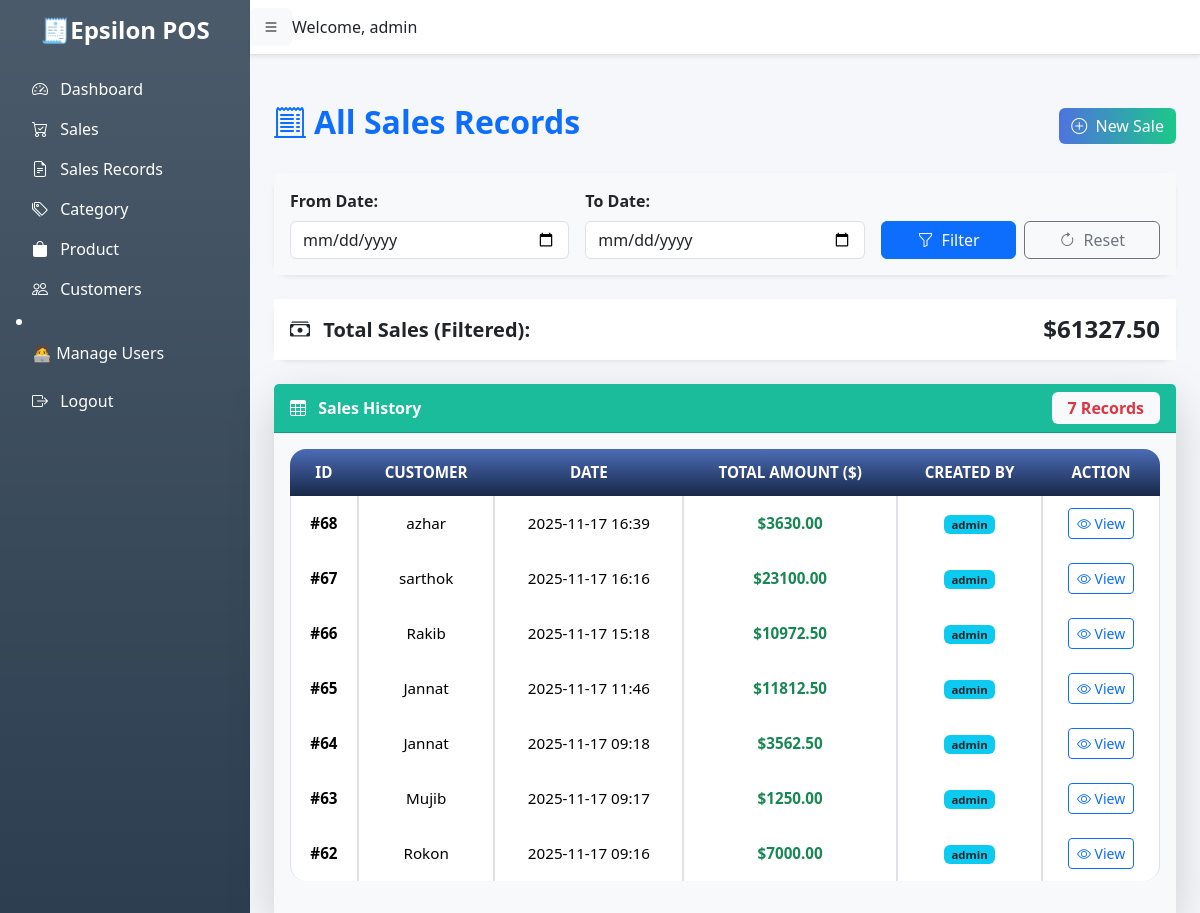
The page /sales-records/ (signed in) on the database as committed earlier.
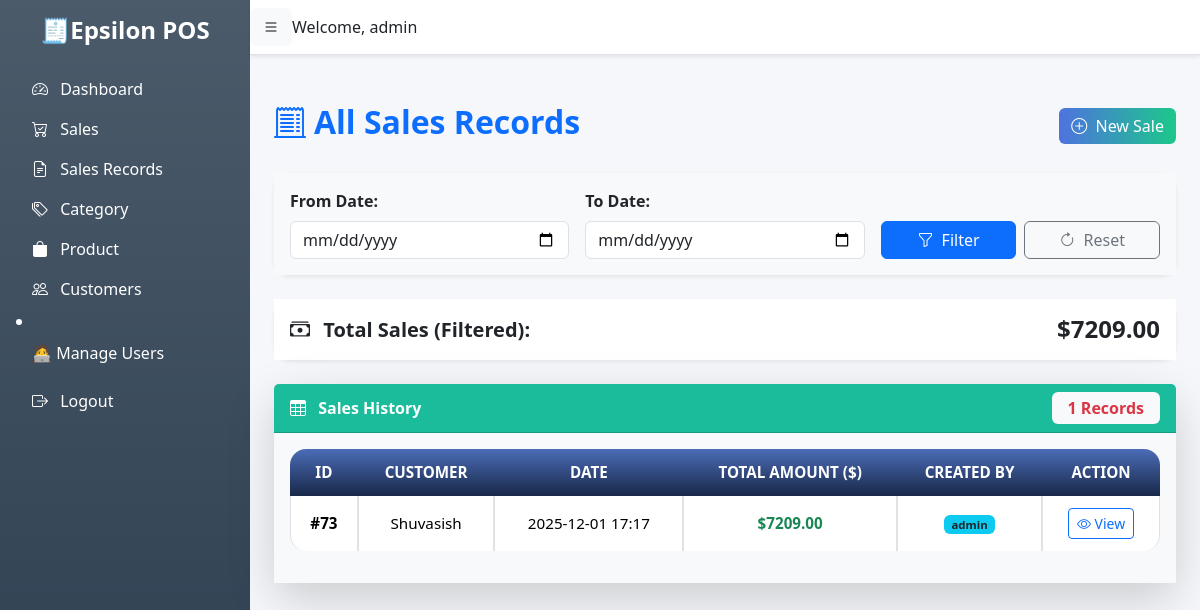
The same page on the database as committed later.
### pos/models.py (models this page shows, shortened)
class Sale(models.Model):
    customer = models.ForeignKey('Customer', on_delete=models.CASCADE)
    discount = models.DecimalField(max_digits=5, decimal_places=2, default=0)  # %
    vat = models.DecimalField(max_digits=5, decimal_places=2, default=0)
    total_amount = models.DecimalField(max_digits=12, decimal_places=2)
    date = models.DateTimeField(default=timezone.now)
    created_at = models.DateTimeField(auto_now_add=True)
    created_by = models.ForeignKey(User, on_delete=models.SET_NULL, null=True, blank=True)

class Customer(models.Model):
    name = models.CharField(max_length=255)
    mobile_no = models.CharField(max_length=11, unique=True)
    created_at = models.DateTimeField(auto_now_add=True)
    updated_at = models.DateTimeField(auto_now=True)

### pos/views.py (the view)
# urls.py: path('sales-records/', views.sales_record_list, name='sales_record_list'),
@login_required
def sales_record_list(request):
    sales = Sale.objects.all().select_related('customer', 'created_by').order_by('-date')
    start_date = request.GET.get('start_date')
    end_date = request.GET.get('end_date')
    if start_date and end_date:
        sales = sales.filter(date__date__range=[start_date, end_date])
    elif start_date:
        sales = sales.filter(date__date__gte=start_date)
    elif end_date:
        sales = sales.filter(date__date__lte=end_date)
    total_sales = sales.aggregate(total=Sum('total_amount'))['total'] or 0
    context = {
        'sales': sales,
        'total_sales': total_sales,
    }
    return render(request, 'pos/sales_record.html', context)

### pos/templates/pos/sales_record.html (shortened to what the changed rows need)
{% extends 'pos/base.html' %}
{% load static %}
{% block content %}
<div class="container mt-5">
    <div class="d-flex justify-content-between align-items-center mb-4">
        <h2 class="fw-bold text-primary">
            <i class="bi bi-receipt-cutoff me-2"></i>All Sales Records
        </h2>
    </div>
    <div class="card shadow-sm border-0 rounded-4 mb-4">
        <div class="card-body bg-white d-flex justify-content-between align-items-center">
            <h5 class="mb-0 fw-bold text-dark">
                <i class="bi bi-cash-stack me-2"></i> Total Sales (Filtered):
            </h5>
            <h4 class="mb-0 text-dark fw-bold">
                ${{ total_sales|floatformat:2 }}
            </h4>
        </div>
    </div>
    <div class="card shadow-lg border-0 rounded-4">
        <div class="card-header bg-gradient-primary text-white fw-semibold d-flex justify-content-between align-items-center">
            <span><i class="bi bi-table me-2"></i> Sales History</span>
            <span class="badge bg-light text-danger px-3 py-2 fs-6">{{ sales.count }} Records</span>
        </div>
        <div class="card-body bg-light">
            <div class="table-responsive">
                <table class="table table-hover table-bordered align-middle text-center table lu-table" id="salesTable">
                    <thead>
                        <tr>
                            <th>ID</th>
                            <th>Customer</th>
                            <th>Date</th>
                            <th>Total Amount ($)</th>
                            <th>Created By</th>
                            <th>Action</th>
                        </tr>
                    </thead>
                    <tbody>
                        {% for sale in sales %}
                        <tr>
                            <td><strong>#{{ sale.id }}</strong></td>
                            <td>{{ sale.customer.name }}</td>
                            <td>{{ sale.date|date:"Y-m-d H:i" }}</td>
                            <td class="text-success fw-bold">${{ sale.total_amount|floatformat:2 }}</td>
                            <td>
                                {% if sale.created_by %}
                                    <span class="badge bg-info text-dark">{{ sale.created_by.username }}</span>
                                {% else %}
                                    <span class="text-muted">—</span>
                                {% endif %}
                            </td>
                            <td>
                                <a href="{% url 'invoice' sale.id %}" class="btn btn-sm btn-outline-primary">
                                    <i class="bi bi-eye"></i> View
                                </a>
                            </td>
                        </tr>
                        {% empty %}
                        <tr>
                            <td colspan="6" class="text-muted py-4">No sales records found.</td>
                        </tr>
                        {% endfor %}
                    </tbody>
                </table>
            </div>
        </div>
    </div>
</div>
{% endblock %}

Rows that differ between the two databases and show on the page:
removed Sale: id "68", customer.name "azhar", date "2025-11-17 16:39", total_amount "3630.00", created_by.username "admin"
removed Sale: id "67", customer.name "sarthok", date "2025-11-17 16:16", total_amount "23100.00", created_by.username "admin"
removed Sale: id "66", customer.name "Rakib", date "2025-11-17 15:18", total_amount "10972.50", created_by.username "admin"
removed Sale: id "65", customer.name "Jannat", date "2025-11-17 11:46", total_amount "11812.50", created_by.username "admin"
removed Sale: id "64", customer.name "Jannat", date "2025-11-17 09:18", total_amount "3562.50", created_by.username "admin"
removed Sale: id "63", customer.name "Mujib", date "2025-11-17 09:17", total_amount "1250.00", created_by.username "admin"
removed Sale: id "62", customer.name "Rokon", date "2025-11-17 09:16", total_amount "7000.00", created_by.username "admin"
added Sale: id "73", customer.name "Shuvasish", date "2025-12-01 17:17", total_amount "7209.00", created_by.username "admin"
Other text that changed with them:
{{ total_sales|floatformat:2 }}: "61327.50" → "7209.00"
{{ sales.count }}: "7" → "1"
